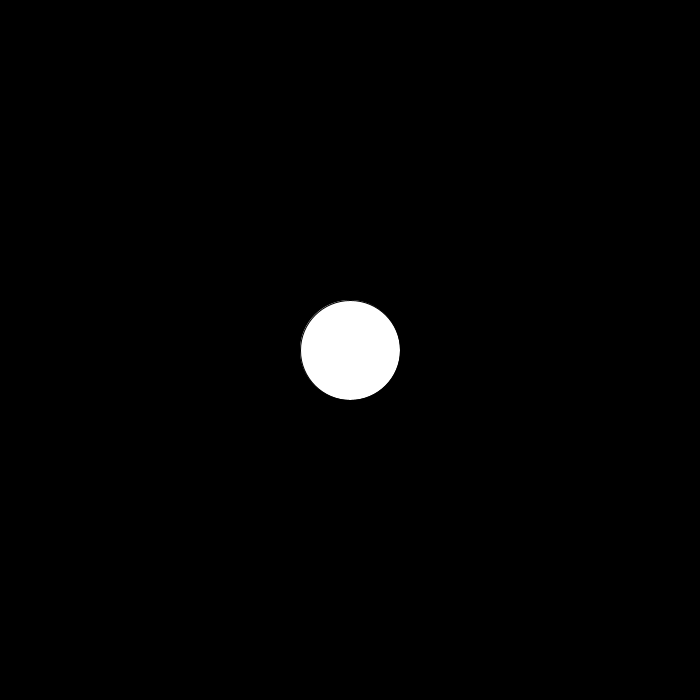
Frame 1 (no input)
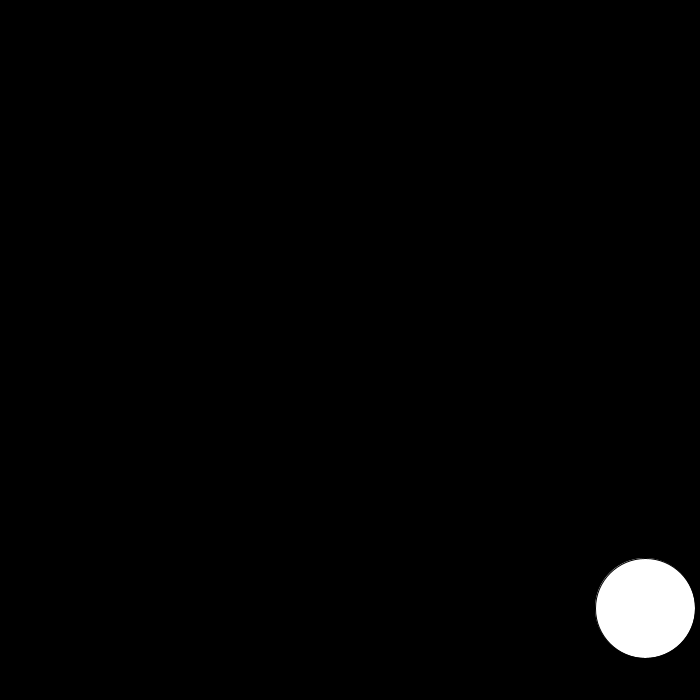
Frame 60 (the mouse pressed at the canvas centre just before this capture)
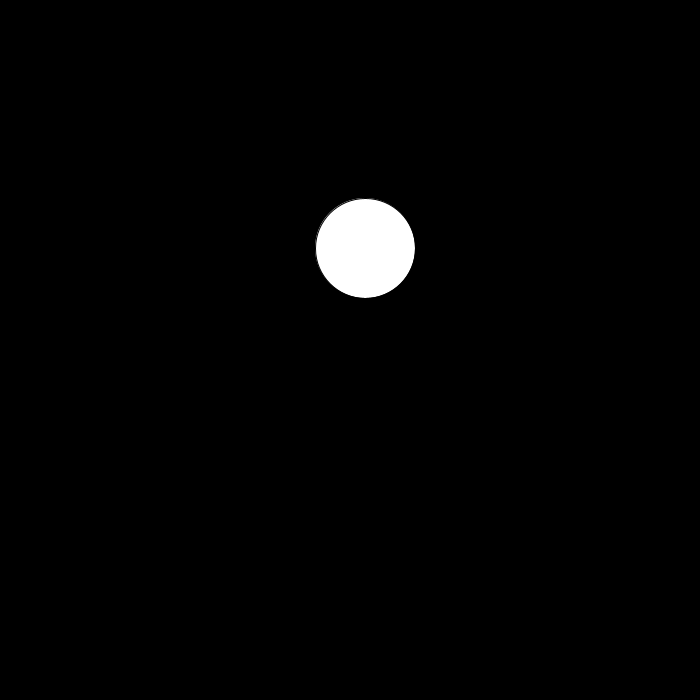
Frame 120 (the mouse held since frame 60 and released just before this capture)

The Processing sketch that drew these frames (run headless with seeded random() and noise(); from frame 60 on, the mouse is pressed at the canvas centre):

// Processing sketch: week10classcontent
// ── week10classcontent.pde
//float x, y;
PVector position;
int size = 100;
//float xSpeed, ySpeed;
PVector velocity;

void setup(){

   size(700,700);
   position = new PVector(width/2, height/2);
   velocity = new PVector(5,6);
}

void draw(){
  background(0);
  if(velocity.x == velocity.y){
  velocity.x = random(1,4);
  velocity.y = random(1,4);
  
  }
  
  ellipse(position.x,position.y,size,size);
  if(position.x>(width-size/2) || position.x<size/2){
    velocity.x = velocity.x *-1;
  }
  if(position.y>(height-size/2) || position.y<size/2){
    velocity.y = velocity.y *-1;
  }
 
  position.add(velocity);
  
}
